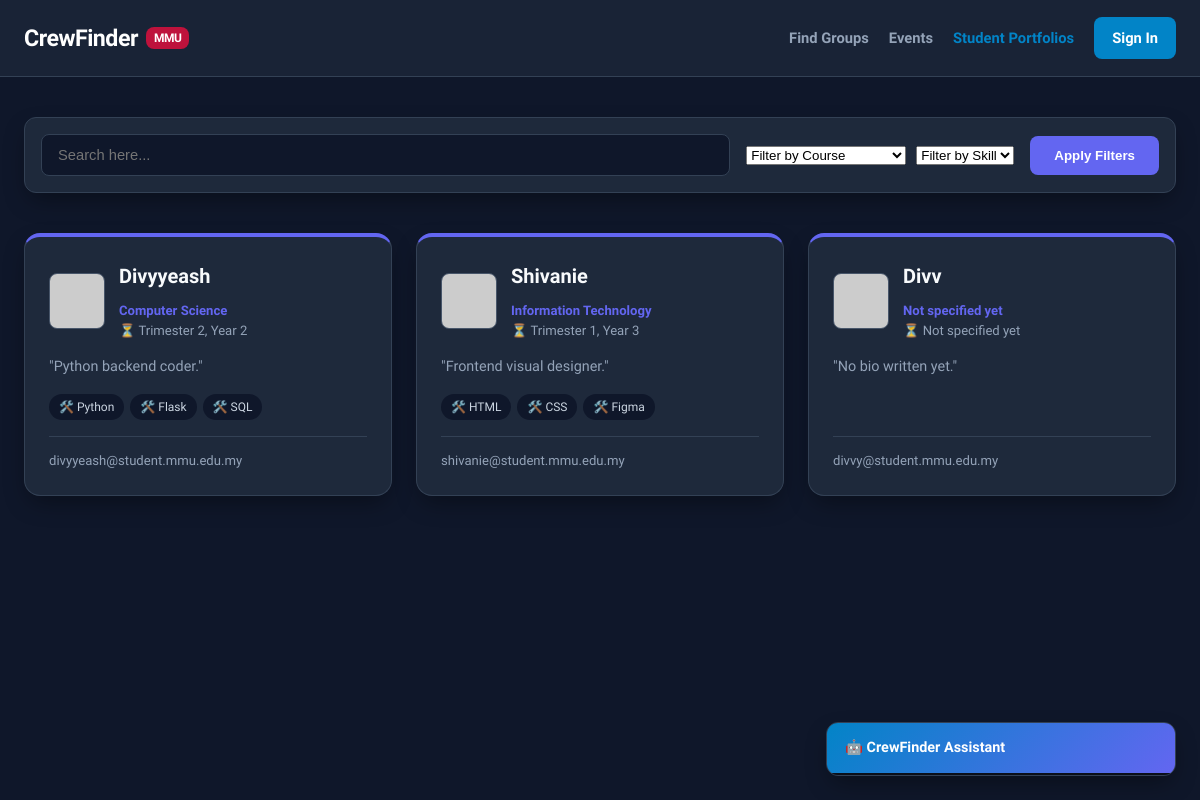
/?tab=profiles, run on the app's committed database.
### models.py (models this page shows, shortened)
class User(db.Model, UserMixin):
    id = db.Column(db.Integer, primary_key=True)
    username = db.Column(db.String(50), unique=True, nullable=False)
    email = db.Column(db.String(120), unique=True, nullable=False)
    password_hash = db.Column(db.String(256), nullable=False)
    course = db.Column(db.String(100), default="Not specified yet")
    semester = db.Column(db.String(50), default="Not specified yet")
    skills = db.Column(db.String(200), default="None listed yet")
    bio = db.Column(db.Text, default="No bio written yet.")
    avatar_name = db.Column(db.String(50), default="bottts")
    projects = db.relationship('Project', backref='author', lazy=True)
    events = db.relationship('Event', backref='creator', lazy=True)

### app.py (the view)
@app.route('/')
def index():
    search = request.args.get('search', '').strip()
    course_filter = request.args.get('course', '')
    skill_filter = request.args.get('skill', '')
    current_tab = request.args.get('tab', 'groups')
    group_query = Project.query
    if search:
        group_query = group_query.filter(Project.title.contains(search) | Project.subject_code.contains(search))
    groups = group_query.order_by(Project.date_posted.desc()).all()
    event_query = Event.query
    if search:
        event_query = event_query.filter(Event.title.contains(search) | Event.description.contains(search))
    events = event_query.order_by(Event.date_created.desc()).all()
    profile_query = User.query
    if course_filter:
        profile_query = profile_query.filter(User.course.contains(course_filter))
    if skill_filter:
        profile_query = profile_query.filter(User.skills.contains(skill_filter))
    if search:
        profile_query = profile_query.filter(User.username.contains(search) | User.skills.contains(search))
    profiles = profile_query.all()
    all_courses = sorted(list(set([u.course for u in User.query.all() if u.course and u.course != "Not specified yet"])))
    all_skills = sorted(list(set([s.strip() for u in User.query.all() if u.skills for s in u.skills.split(',') if u.skills != "None listed yet"])))
    return render_template('index.html',
                           groups=groups, events=events, profiles=profiles,
                           all_courses=all_courses, all_skills=all_skills,
                           search_query=search, course_filter=course_filter, skill_filter=skill_filter,
                           current_tab=current_tab)

### templates/index.html (shortened to what this page needs)
<!DOCTYPE html>
<html lang="en">
<head>
    <link rel="stylesheet" href="{{ url_for('static', filename='style.css') }}">
</head>
<body class="dashboard-body">
    <nav class="navbar">
        <div class="nav-container">
            <a href="{{ url_for('index') }}" class="nav-logo">CrewFinder <span class="mmu-tag">MMU</span></a>
            <div class="nav-links">
                <a href="{{ url_for('index', tab='groups') }}" class="{% if current_tab == 'groups' %}active{% endif %}">Find Groups</a>
                <a href="{{ url_for('index', tab='events') }}" class="{% if current_tab == 'events' %}active{% endif %}">Events</a>
                <a href="{{ url_for('index', tab='profiles') }}" class="{% if current_tab == 'profiles' %}active{% endif %}">Student Portfolios</a>
                {% if current_user.is_authenticated %}
                    <a href="{{ url_for('create_profile') }}">My Profile</a>
                    <a href="#" onclick="openWindow('groupModal', true)">Post Group</a>
                    <a href="#" onclick="openWindow('eventModal', true)">Post Event</a>
                    <span class="user-pill">👤 {{ current_user.username }}</span>
                    <a href="{{ url_for('logout') }}" class="btn-nav-login logout-btn">Logout</a>
                {% else %}
                    <a href="{{ url_for('login') }}" class="btn-nav-login">Sign In</a>
                {% endif %}
            </div>
        </div>
    </nav>
    <main class="dashboard-container">
        <form method="GET" action="{{ url_for('index') }}" class="search-filter-section">
            <div class="search-box">
                <input type="text" name="search" value="{{ search_query }}" placeholder="Search here...">
            </div>
            {% if current_tab == 'profiles' %}
            <div style="display: flex; gap: 10px;">
                <select name="course">
                    <option value="">Filter by Course</option>
                </select>
                <select name="skill">
                    <option value="">Filter by Skill</option>
                </select>
            </div>
            {% endif %}
            <button type="submit" class="btn-filter-search">Apply Filters</button>
        </form>
        {% if current_tab == 'profiles' %}
        <section class="listings-section">
            <div class="listings-grid">
                {% for profile in profiles %}
                <div class="project-card portfolio-card">
                    <div class="portfolio-top-block">
                        <img src="https://api.dicebear.com/7.x/pixel-art/svg?seed={{ profile.avatar_name }}" alt="Avatar" class="portfolio-avatar">
                        <div>
                            <h3>{{ profile.username }}</h3>
                            <p class="portfolio-subtext" style="color:#6366f1; font-weight:700;">{{ profile.course }}</p>
                            <p class="portfolio-subtext">⏳ {{ profile.semester }}</p>
                        </div>
                    </div>
                    <p class="project-desc">"{{ profile.bio }}"</p>
                    <div class="project-tags">
                        {% if profile.skills != "None listed yet" %}
                            {% for skill in profile.skills.split(',') %}<span>🛠️ {{ skill.strip() }}</span>{% endfor %}
                        {% endif %}
                    </div>
                    <div class="card-footer">
                        <span class="posted-by">{{ profile.email }}</span>
                    </div>
                </div>
                {% endfor %}
            </div>
        </section>
        {% endif %}
    </main>
    <div class="chat-widget" id="aiChatBox">
        <div class="chat-header" onclick="toggleAIChat()"><h4>🤖 CrewFinder Assistant</h4></div>
        <div class="chat-body" id="aiChatBody"><div class="msg bot">Hi! Ask me any questions about finding teams on CrewFinder.</div></div>
    </div>
</body>
</html>

### static/style.css (style rules this page uses)
:root { --primary: #0284c7; --primary-hover: #0369a1; --secondary: #6366f1; --event-accent: #f59e0b; --bg-dashboard: #0f172a; --bg-card: #1e293b; --text-main: #f8fafc; --text-muted: #94a3b8; --border-color: #334155; --success: #10b981; --radius-lg: 16px; --radius-md: 12px; --radius-sm: 8px; --shadow-main: 0 10px 25px -5px rgba(0, 0, 0, 0.4); --transition: all 0.2s ease-in-out; }
* { margin: 0; padding: 0; box-sizing: border-box; }
body { font-family: 'Plus Jakarta Sans', sans-serif; background-color: var(--bg-dashboard); color: var(--text-main); line-height: 1.5; }
.navbar { background: rgba(30, 41, 59, 0.75); backdrop-filter: blur(16px); -webkit-backdrop-filter: blur(16px); border-bottom: 1px solid var(--border-color); position: sticky; top: 0; z-index: 100; }
.nav-container { max-width: 1280px; margin: 0 auto; padding: 0 24px; height: 76px; display: flex; justify-content: space-between; align-items: center; }
.nav-logo { font-size: 1.45rem; font-weight: 800; color: white; text-decoration: none; letter-spacing: -0.5px; display: flex; align-items: center; gap: 8px; }
.mmu-tag { background: #be123c; color: white; font-size: 0.75rem; padding: 2px 8px; border-radius: var(--radius-sm); font-weight: 800; }
.nav-links { display: flex; align-items: center; gap: 20px; }
.nav-links a { color: var(--text-muted); text-decoration: none; font-weight: 600; font-size: 0.92rem; transition: var(--transition); }
.nav-links a:hover, .nav-links a.active { color: var(--primary); }
.btn-nav-login { background-color: var(--primary); color: white !important; padding: 10px 18px; border-radius: var(--radius-sm); font-weight: 700 !important; }
.dashboard-container { max-width: 1280px; margin: 0 auto; padding: 40px 24px; }
.search-filter-section { background-color: var(--bg-card); border: 1px solid var(--border-color); padding: 16px; border-radius: var(--radius-md); display: flex; gap: 16px; margin-bottom: 40px; align-items: center; box-shadow: var(--shadow-main); }
.search-box { flex: 1; }
.search-box input { width: 100%; background-color: var(--bg-dashboard); border: 1px solid var(--border-color); padding: 12px 16px; border-radius: var(--radius-sm); color: white; font-size: 0.92rem; outline: none; }
.btn-filter-search { background-color: var(--secondary); color: white; border: none; font-weight: 700; padding: 12px 24px; border-radius: var(--radius-sm); cursor: pointer; transition: var(--transition); }
.listings-grid { display: grid; grid-template-columns: repeat(auto-fill, minmax(360px, 1fr)); gap: 24px; }
.project-card { background-color: var(--bg-card); border: 1px solid var(--border-color); border-radius: var(--radius-lg); padding: 24px; display: flex; flex-direction: column; box-shadow: var(--shadow-main); transition: var(--transition); }
.project-card h3 { font-size: 1.25rem; font-weight: 700; margin-bottom: 10px; }
.project-desc { color: var(--text-muted); font-size: 0.9rem; margin-bottom: 16px; flex-grow: 1; }
.project-tags { display: flex; flex-wrap: wrap; gap: 6px; margin-bottom: 16px; }
.project-tags span { background: #0f172a; padding: 4px 10px; border-radius: 50px; font-size: 0.75rem; color: #cbd5e1; font-weight: 500; }
.card-footer { border-top: 1px solid var(--border-color); padding-top: 14px; display: flex; justify-content: space-between; align-items: center; }
.posted-by { font-size: 0.82rem; color: var(--text-muted); }
.portfolio-card { border-top: 4px solid var(--secondary); }
.portfolio-top-block { display: flex; gap: 14px; align-items: center; margin-bottom: 16px; }
.portfolio-avatar { width: 56px; height: 56px; border-radius: var(--radius-sm); background: #334155; border: 1px solid #475569; }
.portfolio-subtext { font-size: 0.82rem; color: var(--text-muted); }
.chat-widget { position: fixed; bottom: 24px; right: 24px; width: 350px; height: 54px; background: var(--bg-card); border: 1px solid var(--border-color); border-radius: var(--radius-md); box-shadow: var(--shadow-main); transition: all 0.3s cubic-bezier(0.16, 1, 0.3, 1); overflow: hidden; z-index: 1000; }
.chat-header { background: linear-gradient(135deg, var(--primary), var(--secondary)); padding: 14px 18px; cursor: pointer; }
.chat-header h4 { color: white; font-size: 0.9rem; font-weight: 700; }
.chat-body { height: calc(100% - 108px); padding: 16px; overflow-y: auto; display: flex; flex-direction: column; gap: 10px; background-color: #0b0f19; }

### data on the page
User: username "Divyyeash", course "Computer Science", semester "Trimester 2, Year 2", bio "Python backend coder.", strip "Python" "Flask" "SQL", email "divyyeash@student.mmu.edu.my"
User: username "Shivanie", course "Information Technology", semester "Trimester 1, Year 3", bio "Frontend visual designer.", strip "HTML" "CSS" "Figma", email "shivanie@student.mmu.edu.my"
User: username "Divv", course "Not specified yet", semester "Not specified yet", bio "No bio written yet.", email "divvy@student.mmu.edu.my"
